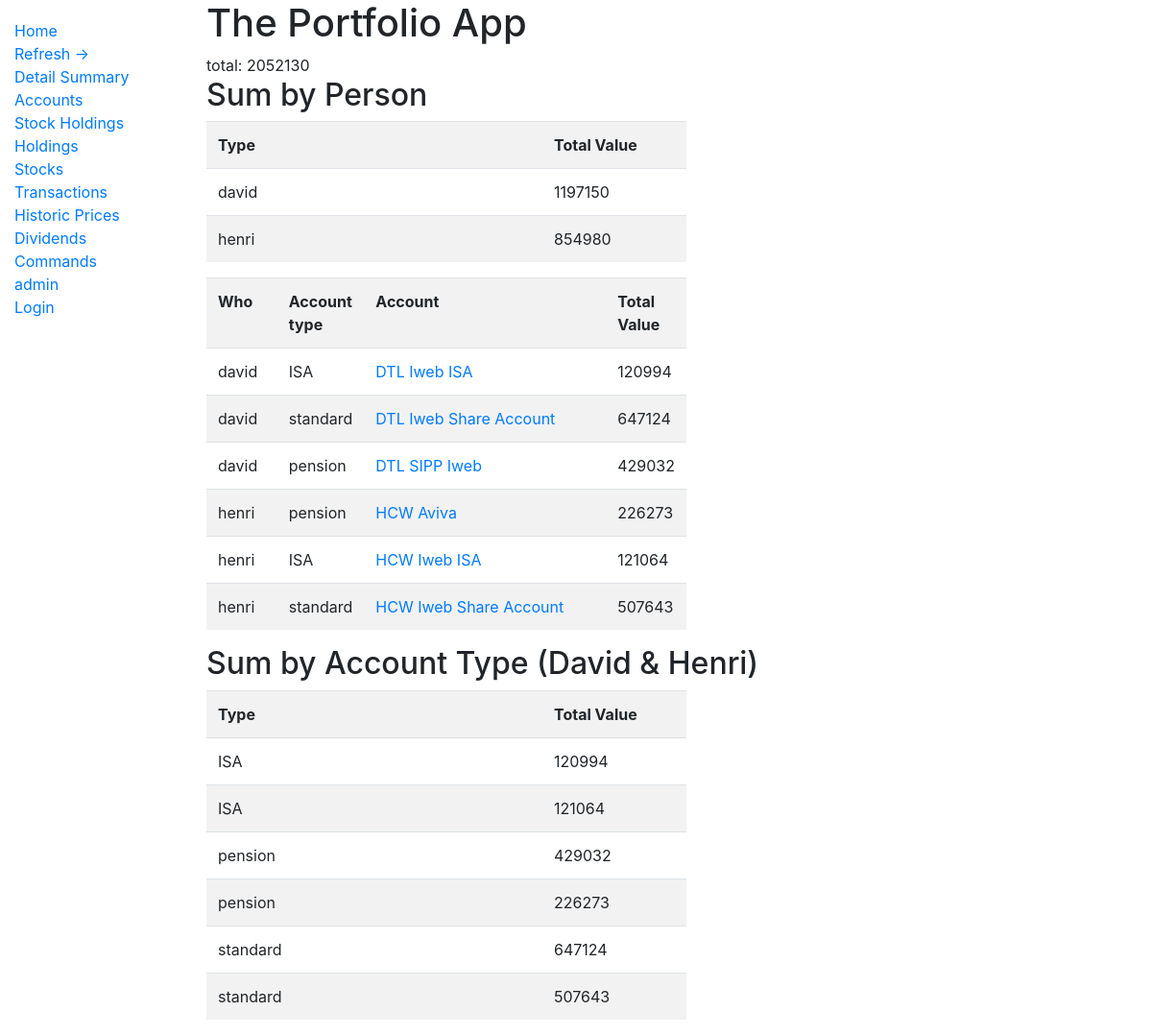
The app's page /report, older data.
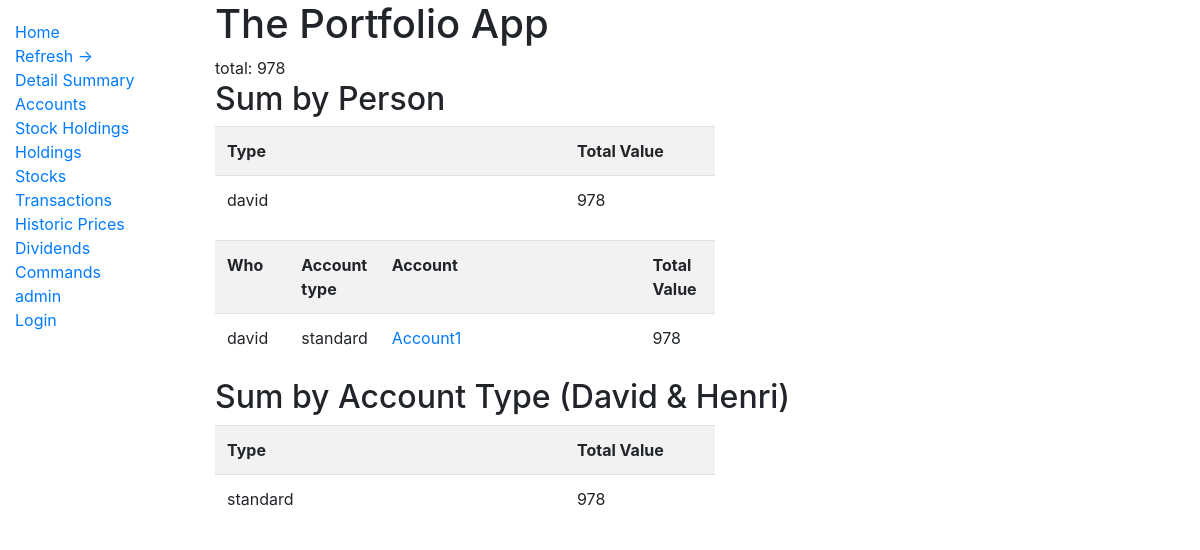
The same page, newer data.
### portfolio/models.py (models this page shows, shortened)
class Person(models.Model):
    name = models.CharField(max_length=50)
    def __str__(self):
        return self.name

class Account(models.Model):
    name = models.CharField(max_length=50)
    ACCOUNT_TYPE = (
        ('ISA', 'ISA'),
        ('pension', 'PENSION'),
        ('standard', 'STANDARD'),
        ('VCT', 'VCT'),
        ('cash','CASH')
    )
    account_type = models.CharField(max_length=8, choices=ACCOUNT_TYPE, default='buy')
    account_value = models.DecimalField(max_digits=9, decimal_places=2, default=0)
    person = models.ForeignKey('Person', on_delete=models.CASCADE, null=True)
    class Meta:
        ordering = ['name']

### portfolio/views.py (the view)
# urls.py: path("report", views.detailed_summary, name="detail"),
def detailed_summary(request):
    totals = Account.objects.aggregate(Sum('account_value'))
    accounts = Account.objects.all()
    a = Account.objects.filter(person__name = "david") | Account.objects.filter(person__name = "henri")
    accounts_by_type = a.values('account_type').annotate(total_value=Sum('account_value'))
    accounts_by_person = Account.objects.values('person__name').annotate(total_value=Sum('account_value')).order_by('person__name')
    return render(request, 'portfolio/detailedsummary.html', {
    'totals': totals, 'accounts':accounts, 'accounts_by_type': accounts_by_type, 'accounts_by_person': accounts_by_person,
    }, )

### portfolio/templates/portfolio/detailedsummary.html
{% extends 'portfolio/base.html' %}
{% block content %}
<h1>The Portfolio App</h1>
<h2></h2>total: {{ totals.account_value__sum |floatformat:0 }}</h2>
<h2>Sum by Person</h2>
<table style="width: 500px;" class="table table-striped table-condensed">
    <tr>
        <th style="width: 70%">Type</th>
        <th style="width: 30%">Total Value</th>
    </tr>
    {% for account_by_person in accounts_by_person %}
    <tr>
        <td>{{account_by_person.person__name }}</td>
        <td>{{account_by_person.total_value|floatformat:0}}</td>
    </tr>
    {% endfor %}
</table>
<table style="width: 500px;" class="table table-striped table-condensed">
    <tr>
        <th style="width: 15%">Who</th>
        <th style="width: 15%">Account type</th>
        <th style="width: 55%">Account</th>
        <th style="width: 30%">Total Value</th>
    </tr>
    {% for account in accounts %}
    <tr>
        <td>{{account.person}}</a></td>
        <td>{{account.account_type}}</a></td>
        <td><a href="/account/{{ account.id}}">{{ account.name }}</a></td>
        <td>{{account.account_value|floatformat:0}}</td>
    </tr>
    {% endfor %}
</table>
<h2>Sum by Account Type (David & Henri)</h2>
<table style="width: 500px;" class="table table-striped table-condensed">
    <tr>
        <th style="width: 70%">Type</th>
        <th style="width: 30%">Total Value</th>
    </tr>
    {% for account_by_type in accounts_by_type %}
    <tr>
        <td>{{ account_by_type.account_type }}</td>
        <td>{{account_by_type.total_value|floatformat:0}}</td>
    </tr>
    {% endfor %}
</table>
{% endblock %}

### portfolio/templates/portfolio/base.html (shortened to what this page needs)
{% load static %}
<!DOCTYPE html>
<html lang="en">
<head>
  <link rel="stylesheet" href="https://stackpath.bootstrapcdn.com/bootstrap/4.1.3/css/bootstrap.min.css">
  {% load static %}
  <link rel="stylesheet" href="{% static 'css/style.css' %}">
</head>
<body>
  <div class="container-fluid">
    <div class="row">
      <div class="col-sm-2">
      {% block sidebar %}
        <ul class="sidebar-nav">
          <li><a href="{% url 'index' %}">Home</a></li>
          <li><a href="{% url 'refresh' %}">Refresh  </a><a href="{% url 'refresh' %}" target="_blank"> -></a></li>
          <li><a href="{% url 'detail' %}">Detail Summary</a></li>
          <li><a href="{% url 'accounts' %}">Accounts</a></li>
          <li><a href="{% url 'stockholdingsummary' %}">Stock Holdings</a></li>
           <li><a href="{% url 'holdingsfiltered' %}">Holdings</a></li>
          <li><a href="{% url 'stocks' %}">Stocks</a></li>
          <li><a href="{% url 'transactionsfiltered' %}">Transactions</a></li>
          <li><a href="{% url 'historicprices' %}">Historic Prices</a></li>
          <li><a href="{% url 'dividends' %}">Dividends</a></li>
          <li><a href="{% url 'commandform' %}">Commands</a></li>
          <li><a href="/admin">admin</a></li>
          {% if user.is_authenticated %}
          <li><a href="{% url 'logout' %}">Logout</a></li>
          {% else %}
          <li><a href="{% url 'login' %}">Login</a></li>
          {% endif %}
        </ul>
     {% endblock %}
      </div>
      <div class="col-sm-10 ">{% block content %}{% endblock %}
      </div>
    </div>
  </div>
</body>
</html>

### portfolio/static/css/style.css (style rules this page uses)
.sidebar-nav { margin-top: 20px; padding: 0; list-style: none; }

Row changes from the older to the newer data that the page shows:
removed Person: person__name "henri", total_value "854980"
removed Account: person "david", account_type "ISA", name "DTL Iweb ISA", account_value "120994"
removed Account: person "david", account_type "pension", name "DTL SIPP Iweb", account_value "429032"
removed Account: person "henri", account_type "pension", name "HCW Aviva", account_value "226273"
removed Account: person "henri", account_type "ISA", name "HCW Iweb ISA", account_value "121064"
removed Account: person "henri", account_type "standard", name "HCW Iweb Share Account", account_value "507643"
computed for Person "david": total_value "1197150" → "978"
changed Account "standard": name "DTL Iweb Share Account" → "Account1"; account_value "647124" → "978"
Text that changed along with them:
{{ totals.account_value__sum |floatformat:0 }}: "2052130" → "978"
new list line: "standard 978"
list line gone: "ISA 120994"
list line gone: "ISA 121064"
list line gone: "pension 429032"
list line gone: "pension 226273"
list line gone: "standard 647124"
list line gone: "standard 507643"
